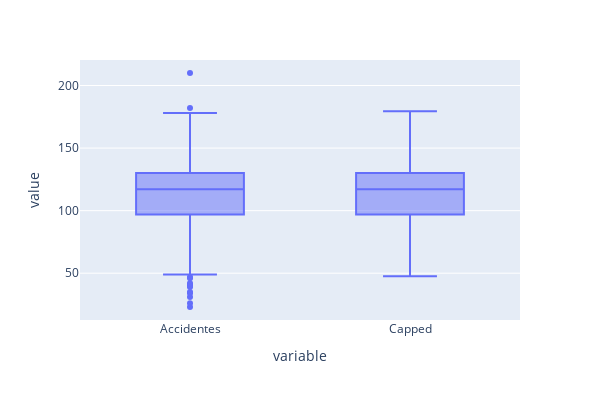

The notebook cell saved with this chart:
### Code cell
#Realizamos un Capped a los datos, donde los valores que estén por fuera del rango asignado, se convierten en ese valor limite.

# Definir límites inferior y superior
iqr = q3-q1
iqr_lim_inf = q1 - 1.5*iqr
iqr_lim_sup = q3 + 1.5*iqr

# Y realizar el recorte
accidentes['Capped'] = accidentes['Accidentes']
accidentes['Capped'] = np.where(accidentes['Capped']>iqr_lim_sup,
                                 iqr_lim_sup, accidentes['Capped'])
accidentes['Capped'] = np.where(accidentes['Capped']<iqr_lim_inf,
                                 iqr_lim_inf, accidentes['Capped'])

# Dibujar boxplots original y "capped"
fig = px.box(accidentes, width = 600, height=400)
fig.show()

### Figure 1 — Plotly figure (JSON) as saved in the notebook; plotly's stock layout.template omitted (floating-point values rounded to 4 significant figures; data arrays with more than 128 entries replaced by an {"elided": "..."} marker saying what was removed)
{"data": [{"alignmentgroup": "True", "hovertemplate": "variable=%{x}<br>value=%{y}<extra></extra>", "legendgroup": "", "marker": {"color": "#636efa"}, "name": "", "notched": false, "offsetgroup": "", "orientation": "v", "showlegend": false, "type": "box", "x": {"elided": "3200 str values"}, "x0": " ", "xaxis": "x", "y": {"elided": "3200 float values"}, "y0": " ", "yaxis": "y"}], "layout": {"boxmode": "group", "height": 400, "legend": {"tracegroupgap": 0}, "margin": {"t": 60}, "width": 600, "xaxis": {"anchor": "y", "domain": [0, 1], "title": {"text": "variable"}}, "yaxis": {"anchor": "x", "domain": [0, 1], "title": {"text": "value"}}}}
